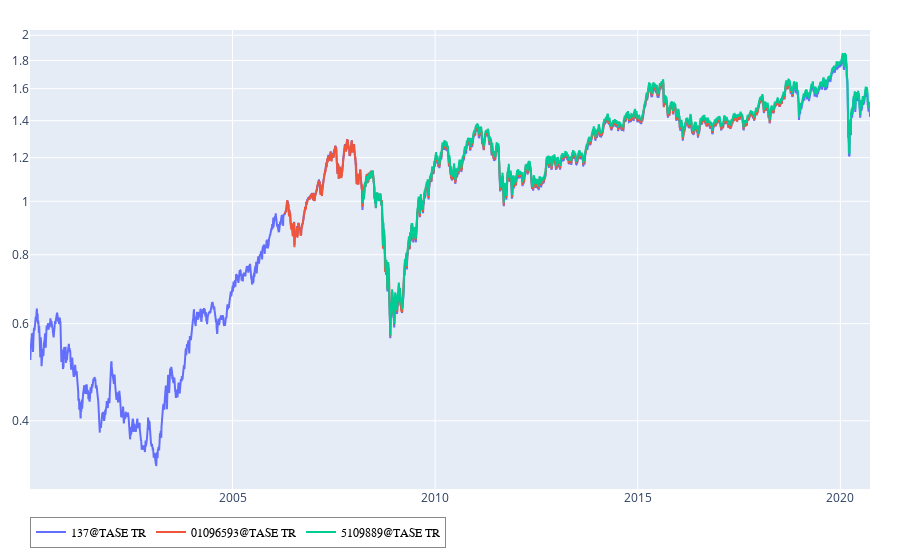

The cell this chart's notebook holds for it:
### Code cell
# קרנות נאמנות, תעודות סל, ומדדים של בורסת תל אביב 
show("137@TASE", "01096593@TASE", "5109889@TASE", trim=False)

### Figure 1 — Plotly figure (JSON) as saved in the notebook; plotly's stock layout.template omitted (floating-point values rounded to 4 significant figures; data arrays with more than 128 entries replaced by an {"elided": "..."} marker saying what was removed)
{"data": [{"connectgaps": false, "mode": "lines", "name": "137@TASE TR", "text": "137@TASE TR", "textposition": "middle right", "type": "scatter", "x": {"elided": "7571 str values"}, "y": {"elided": "7571 float values"}}, {"connectgaps": false, "mode": "lines", "name": "01096593@TASE TR", "text": "01096593@TASE TR", "textposition": "middle right", "type": "scatter", "x": {"elided": "4578 str values"}, "y": {"elided": "4578 float values"}}, {"connectgaps": false, "mode": "lines", "name": "5109889@TASE TR", "text": "5109889@TASE TR", "textposition": "middle right", "type": "scatter", "x": {"elided": "4573 str values"}, "y": {"elided": "4573 float values"}}], "layout": {"hovermode": "closest", "legend": {"bgcolor": "rgb(255,255,255,50)", "bordercolor": "#888888", "borderwidth": 1, "font": {"color": "#000", "family": "sans-serif", "size": 12}, "orientation": "h", "traceorder": "normal", "x": 0, "y": -0.06, "yanchor": "top"}, "margin": {"b": 30, "l": 30, "pad": 0, "r": 30, "t": 30}, "showlegend": true, "xaxis": {"rangemode": "normal"}, "yaxis": {"autorange": true, "rangemode": "normal", "type": "log"}}}
